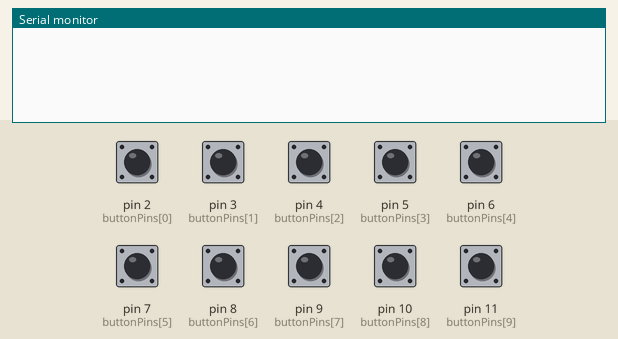
Simulated run of this sketch. Board: Arduino Uno, built with avr-gcc and run on an emulated ATmega328P. Parts: the last lines printed to the serial monitor. The test bench sets the inputs (shaded band); at power-on: pin 2 (buttonPins[0]), pin 3 (buttonPins[1]), pin 4 (buttonPins[2]), pin 5 (buttonPins[3]), pin 6 (buttonPins[4]), pin 7 (buttonPins[5]), pin 8 (buttonPins[6]), pin 9 (buttonPins[7]), pin 10 (buttonPins[8]), pin 11 (buttonPins[9]) HIGH.

Above: at 1.2 s.
1.3 s: pin 2 (buttonPins[0]) pulled LOW for 0.15 s
At 2.6 s:
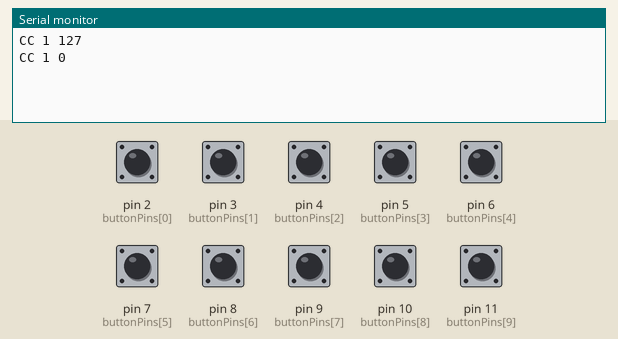
2.9 s: pin 3 (buttonPins[1]) pulled LOW for 0.15 s
At 3.9 s:
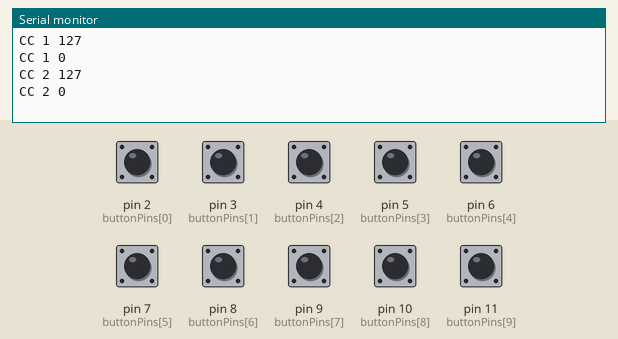
4.5 s: pin 4 (buttonPins[2]) pulled LOW for 0.15 s
At 5.1 s:
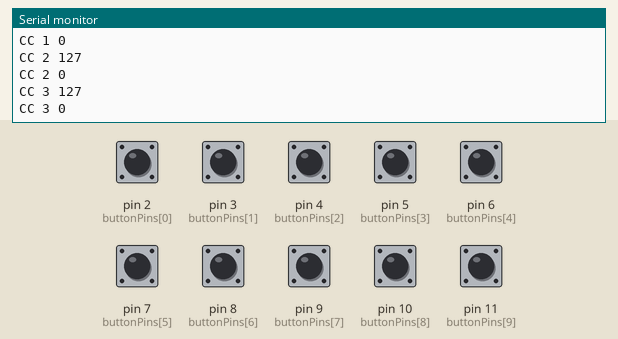
6.1 s: pin 5 (buttonPins[3]) pulled LOW for 0.15 s
At 7.4 s:
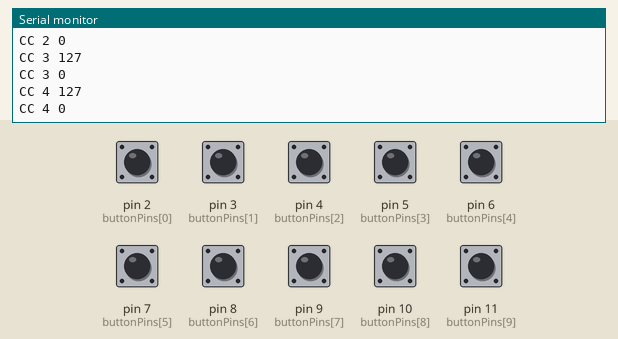
7.7 s: pin 6 (buttonPins[4]) pulled LOW for 0.15 s
At 8.8 s:
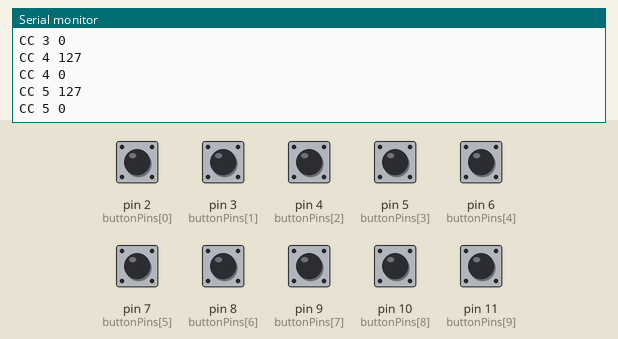
9.3 s: pin 7 (buttonPins[5]) pulled LOW for 0.15 s
At 10.8 s:
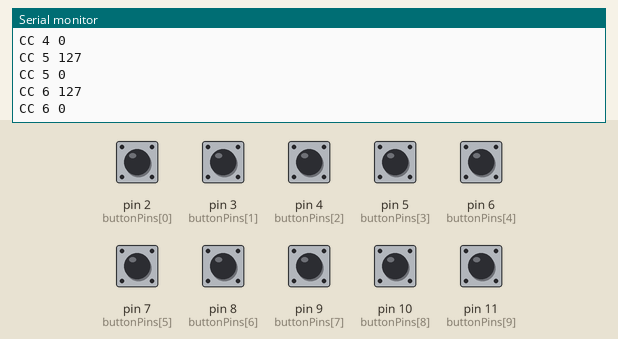
Timing chart, 0 to 11.9 s (numbered marks = the images above; inputs shaded):
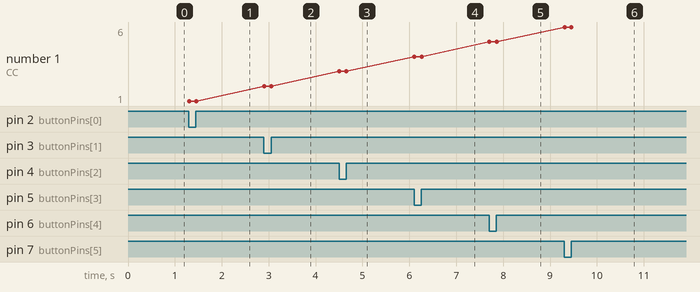

Measured:
- after the input at 1.3 s, the serial monitor: prints a new line at once (image 1)
- after the input at 2.9 s, the serial monitor: prints a new line at once (image 2)
- after the input at 4.5 s, the serial monitor: prints a new line at once (image 3)
- after the input at 6.1 s, the serial monitor: prints a new line at once (image 4)
- after the input at 7.7 s, the serial monitor: prints a new line at once (image 5)
- after the input at 9.3 s, the serial monitor: prints a new line at once (image 6)
- plotted number 1: 1 → 2 after the input at 2.9 s, 2 → 3 after the input at 4.5 s, 3 → 4 after the input at 6.1 s, 4 → 5 after the input at 7.7 s, 5 → 6 after the input at 9.3 s

The sketch:

Arduino_Button_serial.ino
```cpp
const int buttonPins[] = {2, 3, 4, 5, 6, 7, 8, 9, 10, 11};  // Just change the list for # of buttons
const int midiCCs[] =    {1, 2, 3, 4, 5, 6, 7, 8, 9, 10};   // Make sure this matches pins!

const int numButtons = sizeof(buttonPins) / sizeof(buttonPins[0]);
bool lastButtonState[sizeof(buttonPins) / sizeof(buttonPins[0])] = {false};

void setup() {
  Serial.begin(31250);
  for (int i = 0; i < numButtons; i++) {
    pinMode(buttonPins[i], INPUT_PULLUP);
  }
}

void loop() {
  for (int i = 0; i < numButtons; i++) {
    bool isPressed = digitalRead(buttonPins[i]) == LOW;
    if (isPressed && !lastButtonState[i]) {
      sendCC(midiCCs[i], 127);
      lastButtonState[i] = true;
    } else if (!isPressed && lastButtonState[i]) {
      sendCC(midiCCs[i], 0);
      lastButtonState[i] = false;
    }
  }
  delay(10);
}

void sendCC(byte cc, byte value) {
  Serial.print("CC ");
  Serial.print(cc);
  Serial.print(" ");
  Serial.println(value);
}
```
